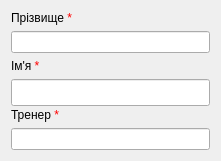
     <widget class="QWidget" name="layoutWidget_2">
      <property name="geometry">
       <rect>
        <x>20</x>
        <y>10</y>
        <width>221</width>
        <height>161</height>
       </rect>
      </property>
      <layout class="QGridLayout" name="gridLayout_2">
       <property name="sizeConstraint">
        <enum>QLayout::SetNoConstraint</enum>
       </property>
       <item row="2" column="0">
        <widget class="QLineEdit" name="lineEdit_FIO_Create_Form">
         <property name="enabled">
          <bool>true</bool>
         </property>
         <property name="sizePolicy">
          <sizepolicy hsizetype="Expanding" vsizetype="Fixed">
           <horstretch>0</horstretch>
           <verstretch>23</verstretch>
          </sizepolicy>
         </property>
         <property name="maximumSize">
          <size>
           <width>251</width>
           <height>27</height>
          </size>
         </property>
         <property name="autoFillBackground">
          <bool>false</bool>
         </property>
         <property name="clearButtonEnabled">
          <bool>true</bool>
         </property>
        </widget>
       </item>
       <item row="6" column="0">
        <widget class="QLineEdit" name="lineEdit_Coach_CreateForm">
         <property name="sizePolicy">
          <sizepolicy hsizetype="Preferred" vsizetype="Fixed">
           <horstretch>0</horstretch>
           <verstretch>137</verstretch>
          </sizepolicy>
         </property>
         <property name="maximumSize">
          <size>
           <width>251</width>
           <height>27</height>
          </size>
         </property>
         <property name="clearButtonEnabled">
          <bool>true</bool>
         </property>
        </widget>
       </item>
       <item row="5" column="0">
        <widget class="QLabel" name="label_6">
         <property name="frameShape">
          <enum>QFrame::NoFrame</enum>
         </property>
         <property name="text">
          <string>&lt;html&gt;&lt;head/&gt;&lt;body&gt;&lt;p&gt;Тренер &lt;span style=&quot; color:#ff0000;&quot;&gt;*&lt;/span&gt;&lt;/p&gt;&lt;/body&gt;&lt;/html&gt;</string>
         </property>
        </widget>
       </item>
       <item row="3" column="0">
        <widget class="QLabel" name="label_15">
         <property name="text">
          <string>&lt;html&gt;&lt;head/&gt;&lt;body&gt;&lt;p&gt;Ім'я &lt;span style=&quot; color:#ff0000;&quot;&gt;*&lt;/span&gt;&lt;/p&gt;&lt;/body&gt;&lt;/html&gt;</string>
         </property>
        </widget>
       </item>
       <item row="4" column="0">
        <widget class="QLineEdit" name="lineEdit_Name">
         <property name="minimumSize">
          <size>
           <width>0</width>
           <height>27</height>
          </size>
         </property>
         <property name="maximumSize">
          <size>
           <width>251</width>
           <height>27</height>
          </size>
         </property>
         <property name="clearButtonEnabled">
          <bool>true</bool>
         </property>
        </widget>
       </item>
       <item row="1" column="0">
        <widget class="QLabel" name="label_5">
         <property name="frameShape">
          <enum>QFrame::NoFrame</enum>
         </property>
         <property name="text">
          <string>&lt;html&gt;&lt;head/&gt;&lt;body&gt;&lt;p&gt;Прізвище &lt;span style=&quot; color:#ff0000;&quot;&gt;*&lt;/span&gt;&lt;/p&gt;&lt;/body&gt;&lt;/html&gt;</string>
         </property>
        </widget>
       </item>
      </layout>
     </widget>
